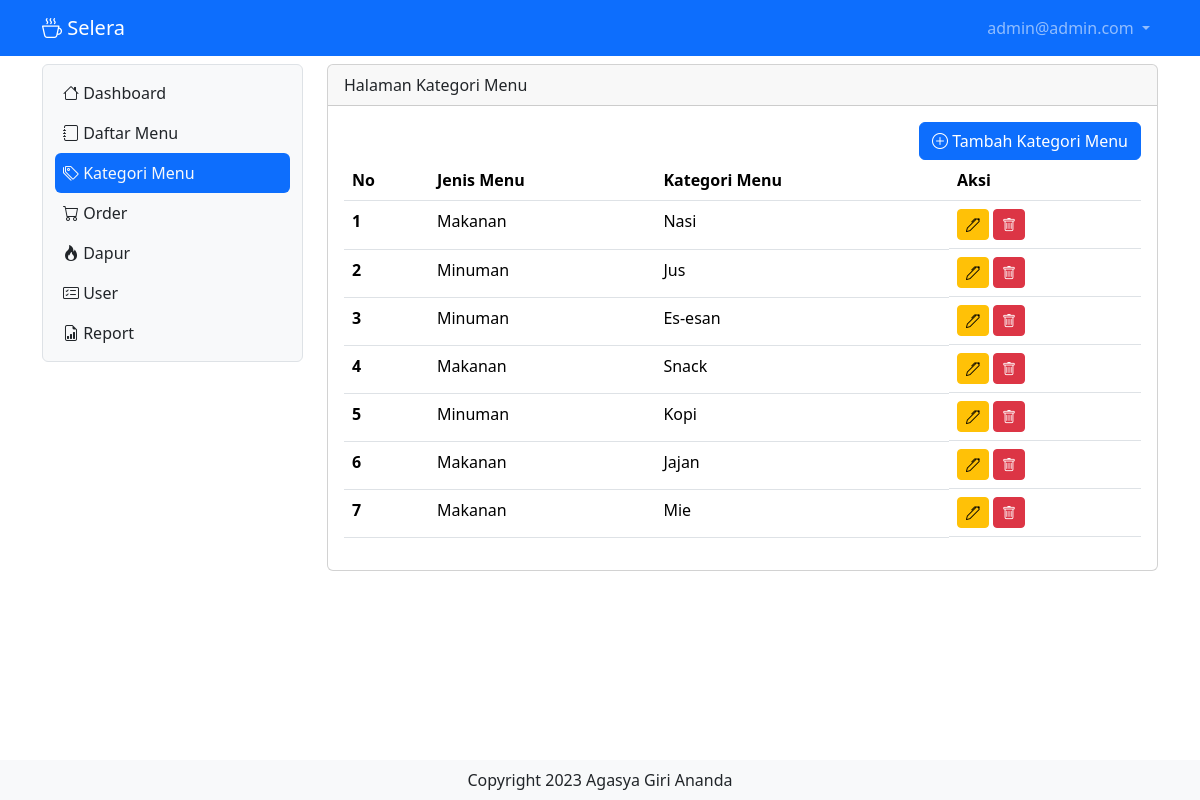
The page /katmenu (signed in) on the database its author committed.
### tables this page shows
CREATE TABLE `tb_user` (
  `id` int(11) NOT NULL,
  `nama` varchar(255) NOT NULL,
  `username` varchar(255) NOT NULL,
  `password` varchar(255) NOT NULL,
  `level` int(10) NOT NULL,
  `nohp` varchar(15) NOT NULL,
  `alamat` varchar(300) NOT NULL
);

CREATE TABLE `tb_kategori_menu` (
  `id_kat_menu` int(11) NOT NULL,
  `jenis_menu` int(11) NOT NULL,
  `kategori_menu` varchar(50) NOT NULL
);

### katmenu.php (the view, shortened to what this page needs)
<?php
include "proses/connect.php";
$query = mysqli_query($conn, "SELECT * FROM tb_kategori_menu ");
while ($record = mysqli_fetch_array($query)) {
    $result[] = $record;
}
?>
<div class="col-lg-9 mt-2">
    <div class="card">
        <div class="card-header">
            Halaman Kategori Menu
        </div>
        <div class="card-body">
            <div class="row">
                <div class="col d-flex justify-content-end">
                    <button class="btn btn-primary" data-bs-toggle="modal" data-bs-target="#ModalTambahUser"><i
                            class="bi bi-plus-circle"></i> Tambah Kategori Menu</button>
                </div>
            </div>
                <?php
            if (empty($result)) {
                echo "Data user tidak ada";
            } else {
                ?>
                <div class="table-responsive">
                    <table class="table table-hover">
                        <thead>
                            <tr>
                                <th scope="col">No</th>
                                <th scope="col">Jenis Menu</th>
                                <th scope="col">Kategori Menu</th>
                                <th scope="col">Aksi</th>
                            </tr>
                        </thead>
                        <tbody>
                            <?php
                            $no = 1;
                            foreach ($result as $row) {
                                ?>
                                <tr>
                                    <th scope="row">
                                        <?php echo $no++ ?>
                                    </th>
                                    <td>
                                        <?php echo ($row['jenis_menu'] == 1) ? "Makanan" : "Minuman" ?>
                                    </td>
                                    <td>
                                        <?php echo $row['kategori_menu'] ?>
                                    </td>
                                    <td class="d-flex">
                                        <button class="btn btn-warning btn-sm me-1" data-bs-toggle="modal"
                                            data-bs-target="#ModalEdit<?php echo $row['id_kat_menu'] ?>"><i
                                                class="bi bi-pen"></i></button>
                                        <button class="btn btn-danger btn-sm me-1" data-bs-toggle="modal"
                                            data-bs-target="#ModalDelete<?php echo $row['id_kat_menu'] ?>"><i
                                                class="bi bi-trash"></i></button>
                                    </td>
                                </tr>
                                <?php
                            }
                            ?>
                        </tbody>
                    </table>
                </div>
                <?php
            }
            ?>
        </div>
    </div>
</div>

### header.php (shortened to what this page needs)
<?php
include "proses/connect.php";
$query = mysqli_query($conn, "SELECT * FROM tb_user WHERE username = '$_SESSION[username_selera]'");
?>
<nav class="navbar navbar-expand navbar-dark bg-primary sticky-top">
    <div class="container-lg">
        <a class="navbar-brand" href="."><i class="bi bi-cup-hot"></i> Selera</a>
        <div class="collapse navbar-collapse justify-content-end" id="navbarNavDropdown">
            <ul class="navbar-nav">
                <li class="nav-item dropdown">
                    <a class="nav-link dropdown-toggle" href="#" role="button" data-bs-toggle="dropdown"
                        aria-expanded="false">
                        <?php echo $hasil['username']; ?>
                    </a>
                </li>
            </ul>
        </div>
    </div>
</nav>

### rows shown on the page
tb_user: username "admin@admin.com"
tb_kategori_menu: jenis_menu "Makanan", kategori_menu "Nasi"
tb_kategori_menu: jenis_menu "Minuman", kategori_menu "Jus"
tb_kategori_menu: jenis_menu "Minuman", kategori_menu "Es-esan"
tb_kategori_menu: jenis_menu "Makanan", kategori_menu "Snack"
tb_kategori_menu: jenis_menu "Minuman", kategori_menu "Kopi"
tb_kategori_menu: jenis_menu "Makanan", kategori_menu "Jajan"
tb_kategori_menu: jenis_menu "Makanan", kategori_menu "Mie"
